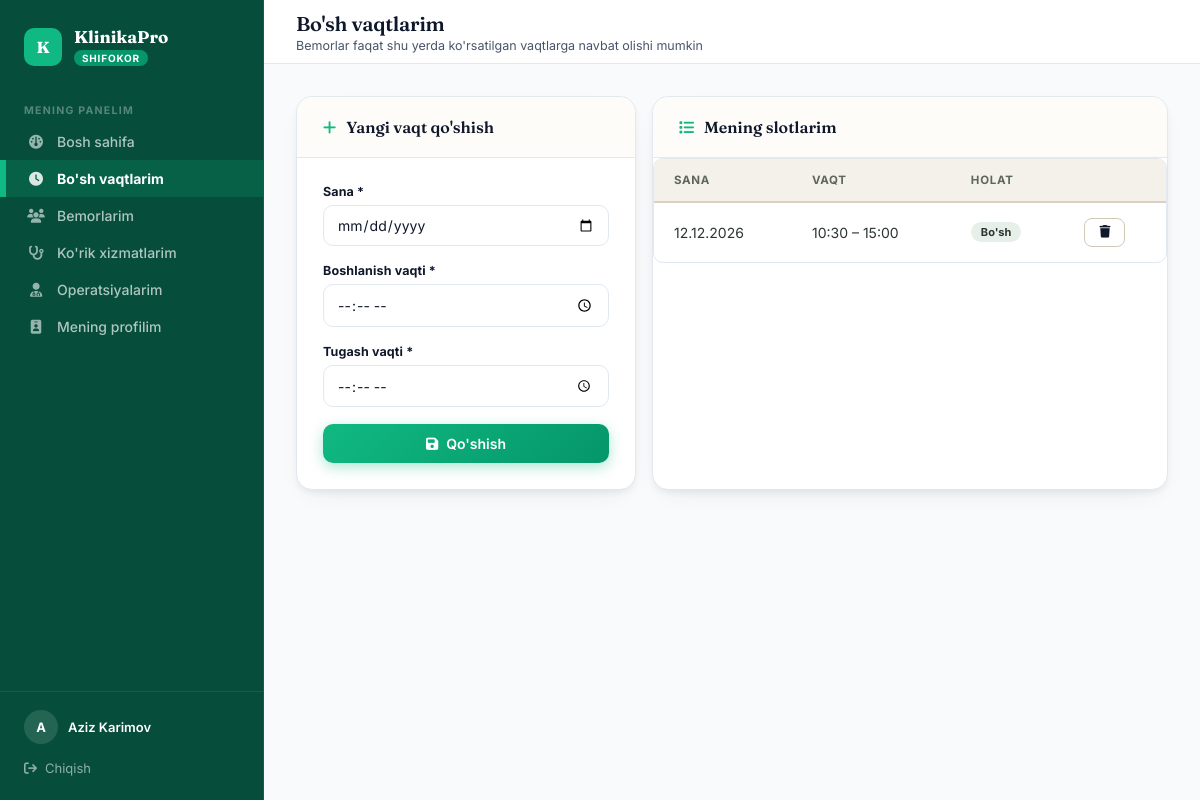
Page /doctors/panel/availability/ (signed in) on the committed database.
### accounts/models.py (models this page shows, shortened)
class User(AbstractUser):
    ROLE_CHOICES = [
        ('admin', 'Administrator'),
        ('doctor', 'Shifokor'),
        ('patient', 'Bemor'),
    ]
    role = models.CharField(max_length=10, choices=ROLE_CHOICES, default='patient')
    phone = models.CharField(max_length=20, blank=True)

### doctors/models.py (models this page shows, shortened)
class DoctorAvailability(models.Model):
    doctor = models.ForeignKey(Doctor, on_delete=models.CASCADE, related_name='availabilities')
    date = models.DateField(verbose_name="Sana")
    start_time = models.TimeField(verbose_name="Boshlanish vaqti")
    end_time = models.TimeField(verbose_name="Tugash vaqti")
    is_booked = models.BooleanField(default=False, verbose_name="Band qilinganmi")
    class Meta:
        verbose_name = "Bo'sh vaqt"
        verbose_name_plural = "Bo'sh vaqtlar"
        ordering = ['date', 'start_time']
        unique_together = ['doctor', 'date', 'start_time']

### doctors/views.py (the view, shortened to what this page needs)
# urls.py: path('panel/availability/', views.availability_manage, name='availability_manage'),
@login_required
@role_required('doctor')
def availability_manage(request):
    doctor = request.user.doctor_profile
    today = date.today()
    slots = doctor.availabilities.filter(date__gte=today).order_by('date', 'start_time')
    return render(request, 'doctors/availability.html', {'doctor': doctor, 'slots': slots, 'today': today})

### templates/doctors/availability.html (shortened to what this page needs)
{% extends "base.html" %}
{% block page_title %}Bo'sh vaqtlarim{% endblock %}
{% block page_sub %}<div class="sub">Bemorlar faqat shu yerda ko'rsatilgan vaqtlarga navbat olishi mumkin</div>{% endblock %}
{% block content %}
<div class="grid-2" style="grid-template-columns:340px 1fr;">
  <div class="panel" style="align-self:start;">
    <div class="panel-head"><div class="panel-title"><i class="fa-solid fa-plus"></i> Yangi vaqt qo'shish</div></div>
    <div class="panel-body">
      <form method="post">
        <div class="field"><label>Sana *</label><input type="date" name="date" min="{{ today|date:"Y-m-d" }}" required></div>
        <div class="field"><label>Boshlanish vaqti *</label><input type="time" name="start_time" required></div>
        <div class="field"><label>Tugash vaqti *</label><input type="time" name="end_time" required></div>
        <button type="submit" class="btn btn-primary" style="width:100%; justify-content:center;"><i class="fa-solid fa-floppy-disk"></i> Qo'shish</button>
      </form>
    </div>
  </div>
  <div class="panel">
    <div class="panel-head"><div class="panel-title"><i class="fa-solid fa-list"></i> Mening slotlarim</div></div>
    <div class="tbl-wrap">
      <table>
        <thead><tr><th>Sana</th><th>Vaqt</th><th>Holat</th><th></th></tr></thead>
        <tbody>
        {% for s in slots %}
        <tr>
          <td>{{ s.date|date:"d.m.Y" }}</td>
          <td>{{ s.start_time|time:"H:i" }} – {{ s.end_time|time:"H:i" }}</td>
          <td>{% if s.is_booked %}<span class="tag tag-danger">Band</span>{% else %}<span class="tag tag-ok">Bo'sh</span>{% endif %}</td>
          <td>
            {% if not s.is_booked %}
            <form method="post" action="{% url "availability_delete" s.pk %}" style="display:inline;">
              <button type="submit" class="btn btn-ghost btn-sm" onclick="return confirm('O\'chirilsinmi?')"><i class="fa-solid fa-trash"></i></button>
            </form>
            {% endif %}
          </td>
        </tr>
        {% empty %}
        <tr><td colspan="4" class="empty-row"><i class="fa-solid fa-clock"></i>Hali vaqt qo'shilmagan</td></tr>
        {% endfor %}
        </tbody>
      </table>
    </div>
  </div>
</div>
{% endblock %}

### templates/base.html (shortened to what this page needs)
<!DOCTYPE html>
<html lang="uz">
<head>
<link href="https://cdnjs.cloudflare.com/ajax/libs/font-awesome/6.4.0/css/all.min.css" rel="stylesheet">
</head>
<body>
{% if user.is_authenticated %}
<nav class="sidebar">
  <div class="sb-brand">
    <div class="sb-mark">K</div>
    <div>
      <div class="sb-name">KlinikaPro</div>
      <span class="sb-role-tag {{ user.role }}">{{ user.get_role_display }}</span>
    </div>
  </div>
  {% if user.role == 'admin' %}
  <div class="sb-section">Asosiy</div>
  <a href="{% url 'admin_dashboard' %}" class="sb-link {% if request.resolver_match.url_name == 'admin_dashboard' %}active{% endif %}"><i class="fa-solid fa-gauge"></i> Bosh sahifa</a>
  <div class="sb-section">Odamlar</div>
  <a href="{% url 'doctors' %}" class="sb-link {% if request.resolver_match.url_name == 'doctors' or request.resolver_match.url_name == 'doctor_add' or request.resolver_match.url_name == 'doctor_detail_admin' or request.resolver_match.url_name == 'doctor_credentials' %}active{% endif %}"><i class="fa-solid fa-user-doctor"></i> Shifokorlar</a>
  <a href="{% url 'doctor_services_admin' %}" class="sb-link {% if request.resolver_match.url_name == 'doctor_services_admin' %}active{% endif %}"><i class="fa-solid fa-stethoscope"></i> Shifokor xizmatlari</a>
  <a href="{% url 'patients' %}" class="sb-link {% if request.resolver_match.url_name == 'patients' or request.resolver_match.url_name == 'patient_detail_admin' %}active{% endif %}"><i class="fa-solid fa-users"></i> Bemorlar</a>
  <a href="{% url 'appointment_list_admin' %}" class="sb-link {% if request.resolver_match.url_name == 'appointment_list_admin' %}active{% endif %}"><i class="fa-solid fa-calendar-check"></i> Navbatlar</a>
  <div class="sb-section">Xonalar</div>
  <a href="{% url 'wards' %}" class="sb-link {% if request.resolver_match.url_name == 'wards' %}active{% endif %}"><i class="fa-solid fa-bed-pulse"></i> Palatalar (yotish)</a>
  <a href="{% url 'admissions' %}" class="sb-link {% if request.resolver_match.url_name == 'admissions' %}active{% endif %}"><i class="fa-solid fa-hospital-user"></i> Yotgan bemorlar</a>
  <a href="{% url 'cabinets' %}" class="sb-link {% if request.resolver_match.url_name == 'cabinets' %}active{% endif %}"><i class="fa-solid fa-door-open"></i> Kabinetlar (qabul)</a>
  <div class="sb-section">Moliya</div>
  <a href="{% url 'kassa' %}" class="sb-link {% if request.resolver_match.url_name == 'kassa' %}active{% endif %}"><i class="fa-solid fa-cash-register"></i> Kassa</a>
  <a href="{% url 'expenses' %}" class="sb-link {% if request.resolver_match.url_name == 'expenses' %}active{% endif %}"><i class="fa-solid fa-receipt"></i> Xarajatlar</a>
  <a href="{% url 'reports' %}" class="sb-link {% if request.resolver_match.url_name == 'reports' %}active{% endif %}"><i class="fa-solid fa-chart-bar"></i> Hisobotlar</a>
  <div class="sb-section">Dorixona</div>
  <a href="{% url 'medicines' %}" class="sb-link {% if request.resolver_match.url_name == 'medicines' %}active{% endif %}"><i class="fa-solid fa-pills"></i> Mahsulotlar</a>
  <a href="{% url 'medicine_income' %}" class="sb-link {% if request.resolver_match.url_name == 'medicine_income' %}active{% endif %}"><i class="fa-solid fa-truck-medical"></i> Kelishi</a>
  <div class="sb-section">Boshqa</div>
  <a href="{% url 'operations' %}" class="sb-link {% if request.resolver_match.url_name == 'operations' %}active{% endif %}"><i class="fa-solid fa-scalpel"></i> Operatsiyalar</a>
  <a href="{% url 'staff_list' %}" class="sb-link {% if 'staff' in request.resolver_match.url_name %}active{% endif %}"><i class="fa-solid fa-id-card-clip"></i> Hodimlar</a>
  {% elif user.role == 'doctor' %}
  <div class="sb-section">Mening panelim</div>
  <a href="{% url 'doctor_dashboard' %}" class="sb-link {% if request.resolver_match.url_name == 'doctor_dashboard' %}active{% endif %}"><i class="fa-solid fa-gauge"></i> Bosh sahifa</a>
  <a href="{% url 'availability_manage' %}" class="sb-link {% if request.resolver_match.url_name == 'availability_manage' %}active{% endif %}"><i class="fa-solid fa-clock"></i> Bo'sh vaqtlarim</a>
  <a href="{% url 'doctor_patients' %}" class="sb-link {% if request.resolver_match.url_name == 'doctor_patients' %}active{% endif %}"><i class="fa-solid fa-users"></i> Bemorlarim</a>
  <a href="{% url 'doctor_services' %}" class="sb-link {% if request.resolver_match.url_name == 'doctor_services' %}active{% endif %}"><i class="fa-solid fa-stethoscope"></i> Ko'rik xizmatlarim</a>
  <a href="{% url 'doctor_operations' %}" class="sb-link {% if request.resolver_match.url_name == 'doctor_operations' %}active{% endif %}"><i class="fa-solid fa-user-md"></i> Operatsiyalarim</a>
  <a href="{% url 'doctor_profile_edit' %}" class="sb-link {% if request.resolver_match.url_name == 'doctor_profile_edit' %}active{% endif %}"><i class="fa-solid fa-id-badge"></i> Mening profilim</a>
  {% endif %}
  <div class="sb-foot">
    <div class="sb-user">
      <div class="sb-avatar">{{ user.first_name|first|upper|default:user.username|first|upper }}</div>
      <div>
        <div class="sb-username">{{ user.first_name|default:user.username }} {{ user.last_name }}</div>
      </div>
    </div>
    <a href="{% url 'logout' %}" class="sb-logout"><i class="fa-solid fa-arrow-right-from-bracket"></i> Chiqish</a>
  </div>
</nav>
<div class="main">
  <header class="topbar">
    <div>
      <h1>{% block page_title %}{% endblock %}</h1>
      {% block page_sub %}{% endblock %}
    </div>
  </header>
  <div class="content">
    {% block content %}{% endblock %}
  </div>
</div>
{% else %}
{% block noauth %}{% endblock %}
{% endif %}
</body>
</html>

### rows in the picture
User: role "SHIFOKOR", first_name|first "A", first_name "Aziz", last_name "Karimov"
DoctorAvailability: date "12.12.2026", start_time "10:30", end_time "15:00", is_booked "Bo'sh"
